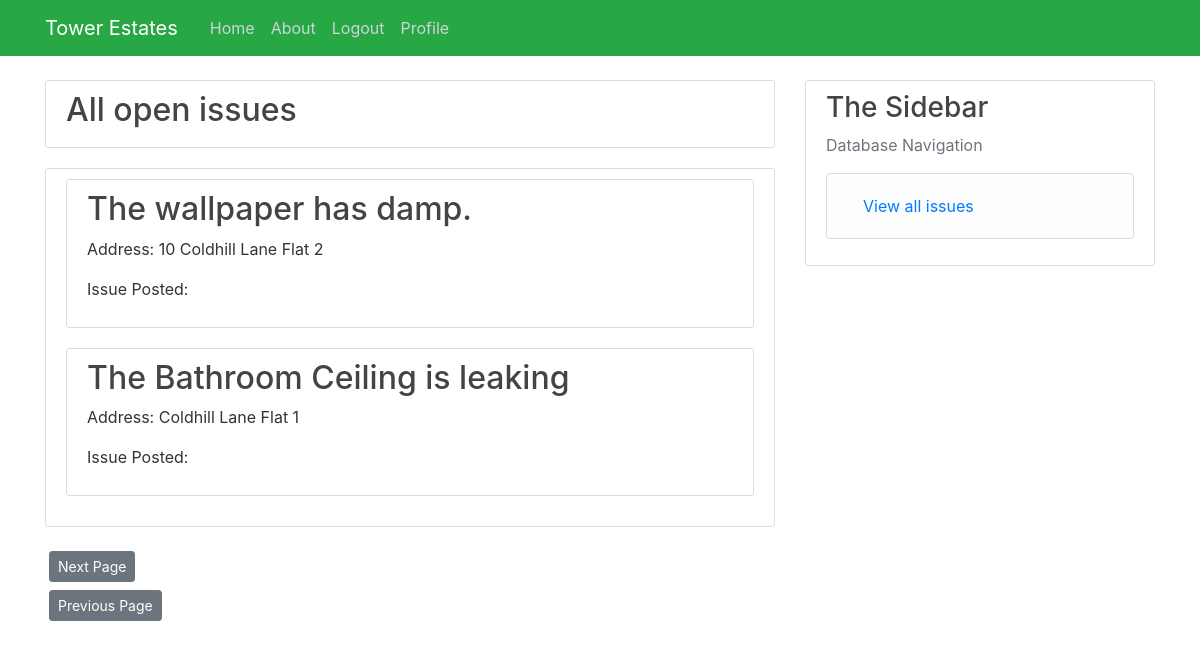
Page /Landlord_Issues (signed in) on the earlier database version.
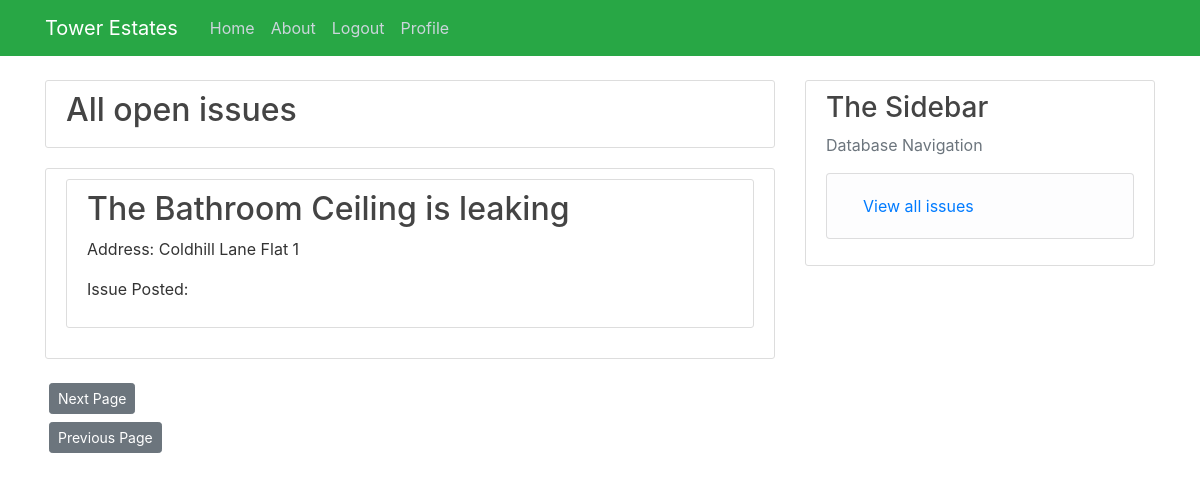
Same page on the later database version.
### Tower/models.py (models this page shows, shortened)
class Issue(db.Model):
    issue_id = db.Column(db.Integer, primary_key=True)
    summary = db.Column(db.String(100), nullable=False)
    content = db.Column(db.String(500), nullable=False)
    approved = db.Column(db.Boolean, default=False)
    opened = db.Column(db.DateTime, nullable=False, default=datetime.utcnow())
    closed = db.Column(db.Boolean, default=False)
    property_id = db.Column(db.Integer, db.ForeignKey("properties.property_id"), nullable=False)
    jobs = db.relationship("Jobs", backref="Issue", lazy=True, cascade="all, delete-orphan")
    notes = db.relationship("Issue_Notes", backref="Issue", lazy=True, cascade="all, delete-orphan")

class Properties(db.Model):
    property_id = db.Column(db.Integer, primary_key=True)
    address_line_1 = db.Column(db.String(35), nullable=False)
    address_line_2 = db.Column(db.String(20), nullable=True, default=" ")
    postcode = db.Column(db.String(10), nullable=False)
    landlord_id = db.Column(db.Integer, db.ForeignKey("user.user_id"), nullable=False)
    issue = db.relationship("Issue",cascade="all, delete-orphan", backref="Properties", lazy=True)

### Tower/routes.py (the view)
@app.route("/Landlord_Issues")
@login_required
def Landlord_issues():
    if current_user.role != ("Landlord"):
        abort(403)
    page = request.args.get("page", 1, type=int)
    query = db.session.query(Issue, Properties).outerjoin(Properties,
                                                          Properties.property_id == Issue.property_id).filter(
        Properties.landlord_id == current_user.user_id). \
        order_by(Issue.issue_id.desc())
    issues = query.paginate(page, per_page=10)
    next_url = url_for("all_issues", page=issues.next_num) \
        if issues.has_next else None
    prev_url = url_for("all_issues", page=issues.prev_num) \
        if issues.has_prev else None
    issues = query.paginate(page, per_page=10)
    return render_template("all_issues.html", title="View issues", issues=issues, next_url=next_url,
                           prev_url=prev_url, page=page)

### Tower/models.py (called while the page is built)
@login_manager.user_loader
def load_user(user_id):
    return User.query.get(int(user_id))

### Tower/templates/all_issues.html
{% extends "layout.html" %}
{% block content %}
<div class="content-section">
    <h2>All open issues</h2>
</div>
<div class="content-section">
    {% for content in issues.items %}
    <div class="content-section">
        <h2><a class="article-title" href="{{ url_for('Issue_page', issue_id=content.Issue.issue_id) }} ">{{content.Issue.summary}}</a></h2>
        <p>Address: {{content.Properties.address_line_1}} {{content.Properties.address_line_2}} </p>
        <p>Issue Posted: {{content.Issue.post_time}}</p>
    </div>
    {% endfor %}
</div>
<div>
    <a class="btn btn-secondary btn-sm m-1" href=" {{next_url}}">Next Page</a>
</div>
<div>
    <a class="btn btn-secondary btn-sm m-1" href=" {{prev_url}}">Previous Page</a>
</div>
{% endblock content %}

Differences in the rows shown:
removed Issue: Issue.summary "The wallpaper has damp.", Properties.address_line_1 "10 Coldhill Lane", Properties.address_line_2 "Flat 2"
